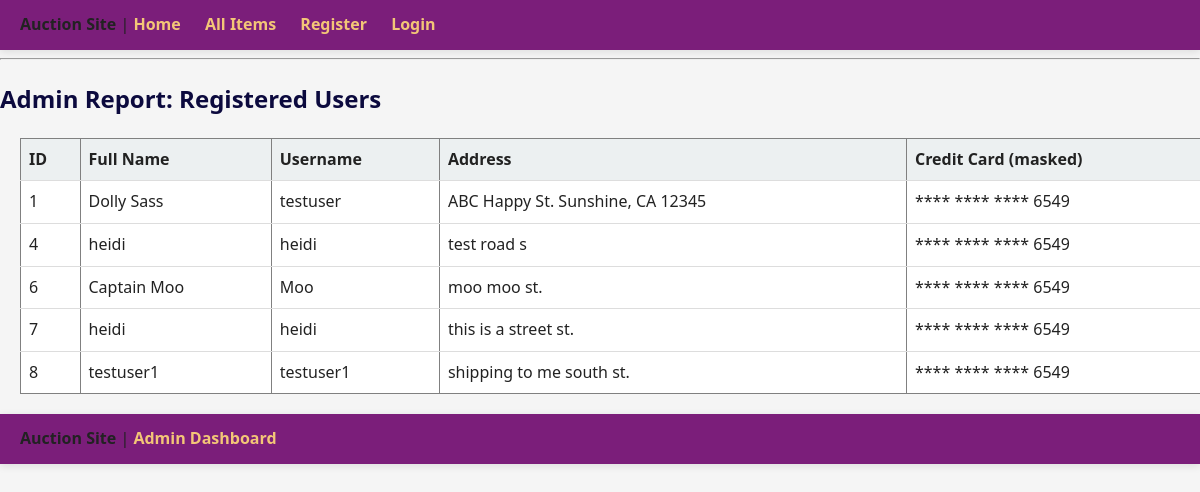
Page /admin_report.php on the committed database.
### tables this page shows
CREATE TABLE `users` (
  `id` int(11) NOT NULL,
  `username` varchar(50) NOT NULL,
  `password` varchar(255) NOT NULL,
  `email` varchar(100) DEFAULT NULL,
  `created_at` timestamp NOT NULL DEFAULT current_timestamp(),
  `full_name` varchar(100) NOT NULL,
  `address` text NOT NULL,
  `credit_card` varchar(50) DEFAULT NULL,
  `phone` varchar(20) DEFAULT NULL
);

### admin_report.php (the view, shortened to what this page needs)
<?php
include 'connection.php';
function maskCreditCard($number) {
    $last4 = substr($number, -4);
    return str_repeat('**** ', 3) . $last4;
}
$sql = "SELECT id, full_name, username, address, credit_card FROM users ORDER BY id";
$result = $conn->query($sql);
include 'header.php';
?>
<h2>Admin Report: Registered Users</h2>
<table border="1" cellpadding="10" style="margin: 20px; background-color: #fff;">
  <thead>
    <tr>
      <th>ID</th>
      <th>Full Name</th>
      <th>Username</th>
      <th>Address</th>
      <th>Credit Card (masked)</th>
    </tr>
  </thead>
  <tbody>
    <?php while ($row = $result->fetch_assoc()): ?>
      <tr>
        <td><?php echo $row['id']; ?></td>
        <td><?php echo htmlspecialchars($row['full_name']); ?></td>
        <td><?php echo htmlspecialchars($row['username']); ?></td>
        <td><?php echo htmlspecialchars($row['address']); ?></td>
        <td><?php echo maskCreditCard($row['credit_card']); ?></td>
      </tr>
    <?php endwhile; ?>
  </tbody>
</table>
<?php include 'footer.php'; ?>

### style.css (style rules this page uses)
:root { --russian-violet: #0c0a3e; --purple: #7b1e7a; --raspberry-rose: #b33f62; --bittersweet: #f9564f; --sunset: #f3c677; --light-gray: #f5f5f5; --text-dark: #222; --border-radius: 10px; --box-shadow: 0 2px 8px rgba(0, 0, 0, 0.1); }
body { font-family: 'Segoe UI', Tahoma, Geneva, Verdana, sans-serif; margin: 0; padding: 0; background-color: var(--light-gray); color: var(--text-dark); line-height: 1.6; }
h1, h2, h3 { color: var(--russian-violet); }
table { width: 100%; border-collapse: collapse; min-width: 800px; }
thead th { background: #ecf0f1; padding: 8px; text-align: left; font-weight: bold; }
tbody td { padding: 8px; border-top: 1px solid #ddd; }

### rows in the picture
users: id "1", full_name "Dolly Sass", username "testuser", address "ABC Happy St. Sunshine, CA 12345", credit_card "**** **** **** 6549"
users: id "4", full_name "heidi", username "heidi", address "test road s", credit_card "**** **** **** 6549"
users: id "6", full_name "Captain Moo", username "Moo", address "moo moo st.", credit_card "**** **** **** 6549"
users: id "7", full_name "heidi", username "heidi", address "this is a street st.", credit_card "**** **** **** 6549"
users: id "8", full_name "testuser1", username "testuser1", address "shipping to me south st.", credit_card "**** **** **** 6549"
